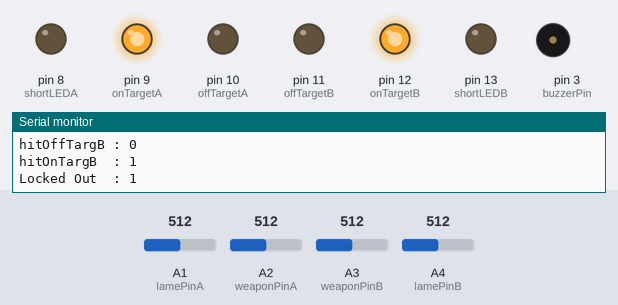
The sketch below on a simulated Arduino Uno, built with avr-gcc and run on an emulated ATmega328P. Parts: output pins drawn as LEDs (lit = HIGH), buzzer (waves = sounding, pin HIGH), the last lines printed to the serial monitor. The inputs (shaded band) are chosen by the test bench; at power-on: A1 (lamePinA) = 512, A3 (weaponPinB) = 512, A2 (weaponPinA) = 512, A4 (lamePinB) = 512.

Above: at 4.3 s.
4.4 s: A1 (lamePinA) set to 592
7.4 s: A1 (lamePinA) set to 611
At 10.1 s:
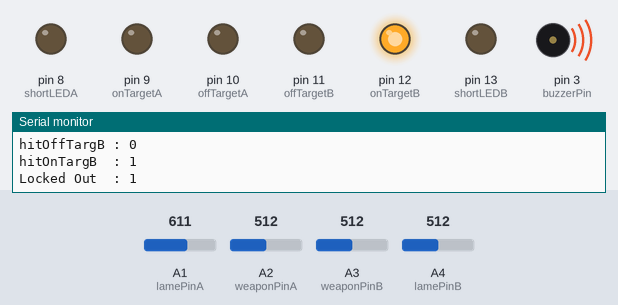
10.4 s: A1 (lamePinA) set to 590
At 13.0 s:
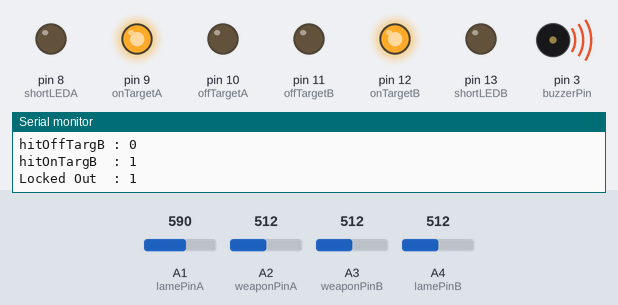
13.4 s: A3 (weaponPinB) set to 583
16.4 s: A3 (weaponPinB) set to 611
At 19.2 s:
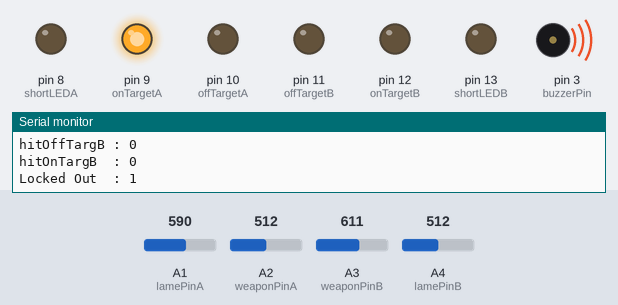
19.4 s: A3 (weaponPinB) set to 590
At 22.8 s:
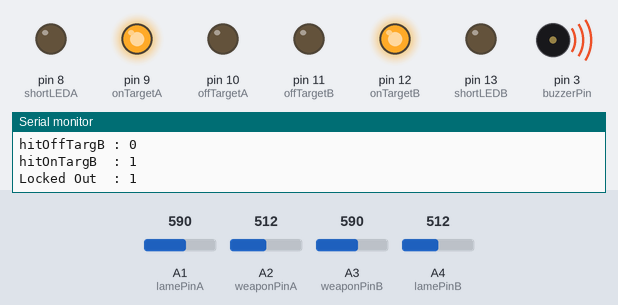
Timing chart, 0 to 23.4 s (numbered marks = the images above; inputs shaded):
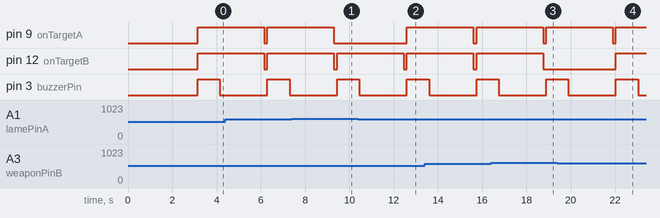

Measured:
- the behaviour switches between 599 and 600 on A1 (lamePinA) (found by bisection; images 0 and 1)
- the behaviour switches between 599 and 600 on A3 (weaponPinB) (found by bisection; images 2 and 3)
- after the input at 7.4 s, pin 9 (onTargetA): goes on until 9.3 s, then stays LOW
- after the input at 10.4 s, pin 9 (onTargetA): LOW → HIGH after 2.2 s
- after the input at 16.4 s, pin 12 (onTargetB): goes on until 18.7 s, then stays LOW
- after the input at 19.4 s, pin 12 (onTargetB): LOW → HIGH after 2.6 s

The sketch:

epeebox.ino
```cpp
//===========================================================================//
//                                                                           //
//  Desc:    Arduino Code to implement an epee fencing scoring apparatus     //
//  Dev:     Wnew                                                            //
//  Date:    Nov  2012                                                       //
//  Updated: Sept 2015                                                       //
//  Notes:   1. Basis of algorithm from digitalwestie on github. Thanks Mate //
//           2. Used uint8_t instead of int where possible to optimise       //
//           3. Set ADC prescaler to 16 faster ADC reads                     //
//                                                                           //
//  To do:   1. Could use shift reg on lights and mode LEDs to save pins     //
//           2. Use interrupts for buttons                                   //
//           3. Implement short circuit LEDs (already provision for it)      //
//           4. Set up debug levels correctly                                //
//                                                                           //
//===========================================================================//

//============
// #defines
//============
//TODO: set up debug levels correctly
#define DEBUG 0
//#define TEST_LIGHTS       // turns on lights for a second on start up
//#define TEST_ADC_SPEED    // used to test sample rate of ADCs
//#define REPORT_TIMING     // prints timings over serial interface
#define BUZZERTIME  1000  // length of time the buzzer is kept on after a hit (ms)
#define LIGHTTIME   3000  // length of time the lights are kept on after a hit (ms)
#define BAUDRATE   57600  // baudrate of the serial debug interface

//============
// Pin Setup
//============
const uint8_t shortLEDA  =  8;    // Short Circuit A Light
const uint8_t onTargetA  =  9;    // On Target A Light
const uint8_t offTargetA = 10;    // Off Target A Light
const uint8_t offTargetB = 11;    // Off Target B Light
const uint8_t onTargetB  = 12;    // On Target B Light
const uint8_t shortLEDB  = 13;    // Short Circuit A Light

const uint8_t groundPinA = A0;    // Ground A pin - Analog
const uint8_t lamePinA   = A1;    // Lame   A pin - Analog (Epee return path)
const uint8_t weaponPinA = A2;    // Weapon A pin - Analog
const uint8_t weaponPinB = A3;    // Weapon B pin - Analog
const uint8_t lamePinB   = A4;    // Lame   B pin - Analog (Epee return path)
const uint8_t groundPinB = A5;    // Ground B pin - Analog

const uint8_t buzzerPin  =  3;    // buzzer pin

//=========================
// values of analog reads
//=========================
int weaponA = 0;
int weaponB = 0;
int lameA   = 0;
int lameB   = 0;
int groundA = 0;
int groundB = 0;

//=======================
// depress and timeouts
//=======================
long depressAtime = 0;
long depressBtime = 0;
bool lockedOut    = false;

//==========================
// Lockout & Depress Times
//==========================
// the lockout time between hits for foil is 300ms +/-25ms
// the minimum amount of time the tip needs to be depressed for foil 14ms +/-1ms
// the lockout time between hits for epee is 45ms +/-5ms (40ms -> 50ms)
// the minimum amount of time the tip needs to be depressed for epee 2ms
// the lockout time between hits for sabre is 120ms +/-10ms
// the minimum amount of time the tip needs to be depressed for sabre 0.1ms -> 1ms
// These values are stored as micro seconds for more accuracy
//                         foil    epee   sabre
const long lockout [] = {300000,  45000, 120000};  // the lockout time between hits
const long depress [] = { 14000,   2000,   1000};  // the minimum amount of time the tip needs to be depressed

//=========
// states
//=========
boolean depressedA  = false;
boolean depressedB  = false;
boolean hitOnTargA  = false;
boolean hitOffTargA = false;
boolean hitOnTargB  = false;
boolean hitOffTargB = false;

#ifdef TEST_ADC_SPEED
long now;
long loopCount = 0;
bool done = false;
#endif


//================
// Configuration
//================
void setup() {

   // set the light pins to outputs
   pinMode(offTargetA, OUTPUT);
   pinMode(offTargetB, OUTPUT);
   pinMode(onTargetA,  OUTPUT);
   pinMode(onTargetB,  OUTPUT);
   pinMode(shortLEDA,  OUTPUT);
   pinMode(shortLEDB,  OUTPUT);
   pinMode(buzzerPin,  OUTPUT);

#ifdef TEST_LIGHTS
   testLights();
#endif

   // this optimises the ADC to make the sampling rate quicker
   //adcOpt();

   Serial.begin(BAUDRATE);
   Serial.println("Epee Scoring Box");
   Serial.println("================");

   resetValues();
}


//=============
// ADC config
//=============
void adcOpt() {

   // the ADC only needs a couple of bits, the atmega is an 8 bit micro
   // so sampling only 8 bits makes the values easy/quicker to process
   // unfortunately this method only works on the Due.
   //analogReadResolution(8);

   // Data Input Disable Register
   // disconnects the digital inputs from which ever ADC channels you are using
   // an analog input will be float and cause the digital input to constantly
   // toggle high and low, this creates noise near the ADC, and uses extra
   // power Secondly, the digital input and associated DIDR switch have a
   // capacitance associated with them which will slow down your input signal
   // if you’re sampling a highly resistive load
   DIDR0 = 0x7F;

   // set the prescaler for the ADCs to 16 this allowes the fastest sampling
   bitClear(ADCSRA, ADPS0);
   bitClear(ADCSRA, ADPS1);
   bitSet  (ADCSRA, ADPS2);
}


//============
// Main Loop
//============
void loop() {
   // use a while as a main loop as the loop() has too much overhead for fast analogReads
   // we get a 3-4% speed up on the loop this way
   while(1) {
      // read analog pins
      weaponA = analogRead(weaponPinA);
      weaponB = analogRead(weaponPinB);
      lameA   = analogRead(lamePinA);
      lameB   = analogRead(lamePinB);

      signalHits();
      epee();

#ifdef TEST_ADC_SPEED
      if (loopCount == 0) {
         now = micros();
      }
      loopCount++;
      if ((micros()-now >= 1000000) && done == false) {
         Serial.print(loopCount);
         Serial.println(" readings in 1 sec");
         done = true;
      }
#endif
   }
}


//===================
// Main epee method
//===================
void epee() {
   long now = micros();
   if ((hitOnTargA && (depressAtime + lockout[1] < now)) || (hitOnTargB && (depressBtime + lockout[1] < now))) {
      lockedOut = true;
   }

   // weapon A
   //  no hit for A yet    && weapon depress    && opponent lame touched
   if (hitOnTargA == false) {
      if (400 < weaponA && weaponA < 600 && 400 < lameA && lameA < 600) {
         if (!depressedA) {
            depressAtime = micros();
            depressedA   = true;
         } else {
            if (depressAtime + depress[1] <= micros()) {
               hitOnTargA = true;
            }
         }
      } else {
         // reset these values if the depress time is short.
         if (depressedA == true) {
            depressAtime = 0;
            depressedA   = 0;
         }
      }
   }

   // weapon B
   //  no hit for B yet    && weapon depress    && opponent lame touched
   if (hitOnTargB == false) {
      if (400 < weaponB && weaponB < 600 && 400 < lameB && lameB < 600) {
         if (!depressedB) {
            depressBtime = micros();
            depressedB   = true;
         } else {
            if (depressBtime + depress[1] <= micros()) {
               hitOnTargB = true;
            }
         }
      } else {
         // reset these values if the depress time is short.
         if (depressedB == true) {
            depressBtime = 0;
            depressedB   = 0;
         }
      }
   }
}


//==============
// Signal Hits
//==============
void signalHits() {
   // non time critical, this is run after a hit has been detected
   if (lockedOut) {
      digitalWrite(onTargetA,  hitOnTargA);
      digitalWrite(offTargetA, hitOffTargA);
      digitalWrite(offTargetB, hitOffTargB);
      digitalWrite(onTargetB,  hitOnTargB);
      digitalWrite(buzzerPin,  HIGH);
#ifdef DEBUG
      String serData = String("hitOnTargA  : ") + hitOnTargA  + "\n"
                            + "hitOffTargA : "  + hitOffTargA + "\n"
                            + "hitOffTargB : "  + hitOffTargB + "\n"
                            + "hitOnTargB  : "  + hitOnTargB  + "\n"
                            + "Locked Out  : "  + lockedOut   + "\n";
      Serial.println(serData);
#endif
      resetValues();
   }
}


//======================
// Reset all variables
//======================
void resetValues() {
   delay(BUZZERTIME);             // wait before turning off the buzzer
   digitalWrite(buzzerPin,  LOW);
   delay(LIGHTTIME-BUZZERTIME);   // wait before turning off the lights
   digitalWrite(onTargetA,  LOW);
   digitalWrite(offTargetA, LOW);
   digitalWrite(offTargetB, LOW);
   digitalWrite(onTargetB,  LOW);
   digitalWrite(shortLEDA,  LOW);
   digitalWrite(shortLEDB,  LOW);

   lockedOut    = false;
   depressAtime = 0;
   depressedA   = false;
   depressBtime = 0;
   depressedB   = false;

   hitOnTargA  = false;
   hitOffTargA = false;
   hitOnTargB  = false;
   hitOffTargB = false;

   delay(100);
}


//==============
// Test lights
//==============
void testLights() {
   digitalWrite(offTargetA, HIGH);
   digitalWrite(onTargetA,  HIGH);
   digitalWrite(offTargetB, HIGH);
   digitalWrite(onTargetB,  HIGH);
   digitalWrite(shortLEDA,  HIGH);
   digitalWrite(shortLEDB,  HIGH);
   delay(1000);
   resetValues();
}
```
